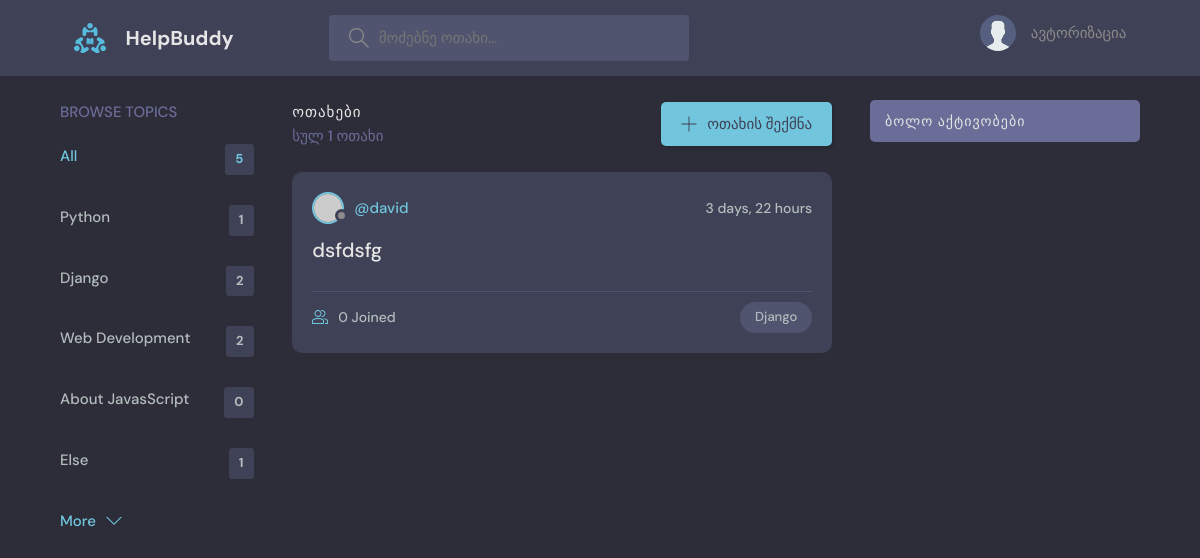
Page /?q=fgdfgdfg on the earlier database version.
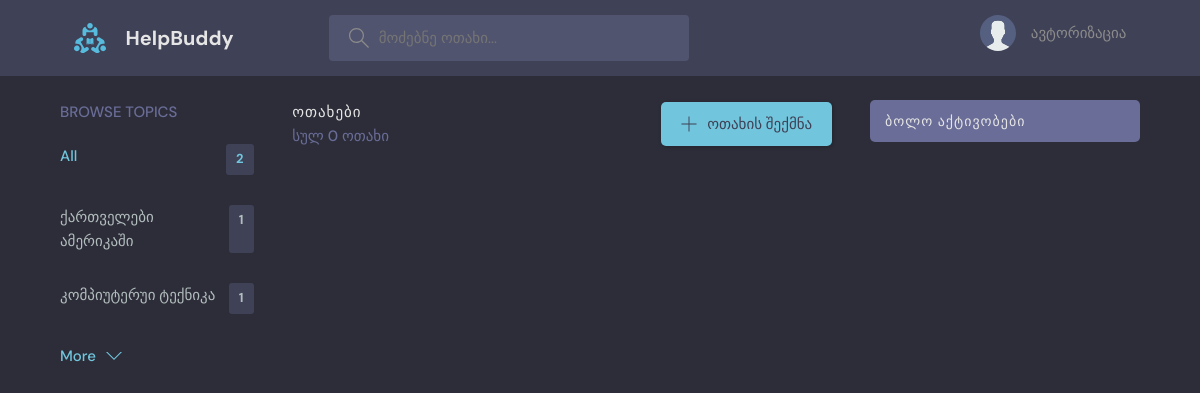
Same page on the later database version.
### base/models.py (models this page shows, shortened)
class Topic(models.Model):
    name = models.CharField(max_length=200)

class Room(models.Model):
    host = models.ForeignKey(User, on_delete=models.SET_NULL, null=True)
    topic = models.ForeignKey(
        Topic, on_delete=models.SET_NULL, null=True)  # Topic CLASS-ი
    name = models.CharField(max_length=200)
    description = models.TextField(null=True, blank=True)
    participants = models.ManyToManyField(
        User, related_name='participants', blank=True)
    updated = models.DateTimeField(auto_now=True)  # ინახავს დროს ყოველ ჯერზე
    created = models.DateTimeField(auto_now_add=True)
    class Meta:
        ordering = ['-updated', '-created']

### base/views.py (the view)
# urls.py: path('', views.home, name='home'),
def home(request):
    q = request.GET.get('q') if request.GET.get('q') != None else ''
    rooms = Room.objects.filter(
        Q(topic__name__icontains=q) |
        Q(name__icontains=q) |
        Q(description__icontains=q)
    )  # მოდელი
    topics = Topic.objects.all()[0:5]
    room_count = rooms.count()
    room_messages = Message.objects.all().filter(Q(room__topic__name__icontains=q))
    context = {'rooms': rooms, 'topics': topics,
               'room_count': room_count, 'room_messages': room_messages}
    return render(request, 'base/home.html', context)

### base/templates/base/home.html (shortened to what this page needs)
{% extends "main.html" %}
{% block content %}
<main class="layout layout--3">
  <div class="container">
    {% include 'base/components/topics_component.html' %}
    <div class="roomList">
      <div class="roomList__header">
        <div>
          <h2>ოთახები</h2>
          <p>სულ {{room_count}} ოთახი</p>
        </div>
        <a class="btn btn--main" href="{% url 'create-room' %}">
          <svg
            version="1.1"
            xmlns="http://www.w3.org/2000/svg"
            width="32"
            height="32"
            viewBox="0 0 32 32"
          >
            <title>add</title>
            <path
              d="M16.943 0.943h-1.885v14.115h-14.115v1.885h14.115v14.115h1.885v-14.115h14.115v-1.885h-14.115v-14.115z"
            ></path>
          </svg>
          ოთახის შექმნა
        </a>
      </div>
      {% include 'base/components/feed_component.html' %}
    </div>
    {% include 'base/components/activity_component.html' %}
  </div>
</main>
{% endblock content %}

### base/templates/base/components/topics_component.html
<div class="topics">
  <div class="topics__header">
    <h2>Browse Topics</h2>
  </div>
  <ul class="topics__list">
    <li>
      <a href="{% url 'home' %}" class="active"
        >All <span>{{topics.count}}</span></a
      >
    </li>
    {% for topic in topics %}
    <li>
      <a href="{% url 'home' %}?q={{topic.name}}"
        >{{topic.name}} <span>{{topic.room_set.all.count}}</span></a
      >
    </li>
    {% endfor %}
  </ul>
  <a class="btn btn--link" href="{% url 'topics' %}">
    More
    <svg
      version="1.1"
      xmlns="http://www.w3.org/2000/svg"
      width="32"
      height="32"
      viewBox="0 0 32 32"
    >
      <title>chevron-down</title>
      <path d="M16 21l-13-13h-3l16 16 16-16h-3l-13 13z"></path>
    </svg>
  </a>
</div>

### base/templates/base/components/feed_component.html (shortened to what this page needs)
{% for room in rooms %}
<div class="roomListRoom">
  <div class="roomListRoom__header">
    <a
      href="{% url 'user-profile' room.host.id %}"
      class="roomListRoom__author"
    >
      <div class="avatar avatar--small">
        <img
          src="https://randomuser.me/api/portraits/men/97.jpg"
          alt="profile_image"
        />
      </div>
      <span>@{{room.host.username}}</span>
    </a>
    <div class="roomListRoom__actions">
      <span>{{room.created|timesince}}</span>
    </div>
  </div>
  <div class="roomListRoom__content">
    <a href="{% url 'room' room.id %}">{{room.name}}</a>
  </div>
  <div class="roomListRoom__meta">
    <a href="{% url 'room' room.id %}" class="roomListRoom__joined">
      {{room.participants.all.count}} Joined
    </a>
    <p class="roomListRoom__topic">{{room.topic.name}}</p>
  </div>
</div>
{% endfor %}

Differences in the rows shown:
removed Topic: name "Python", room_set.all.count "1"
removed Topic: name "Django", room_set.all.count "2"
removed Topic: name "Web Development", room_set.all.count "2"
removed Topic: name "About JavasScript", room_set.all.count "0"
removed Topic: name "Else", room_set.all.count "1"
removed Room: host.username "david", created "3 days, 22 hours", name "dsfdsfg", participants.all.count "0", topic.name "Django"
added Topic: name "ქართველები ამერიკაში", room_set.all.count "1"
added Topic: name "კომპიუტერუი ტექნიკა", room_set.all.count "1"
Other differences:
{{ topics.count }}: "5" → "2"
{{ room_count }}: "1" → "0"
